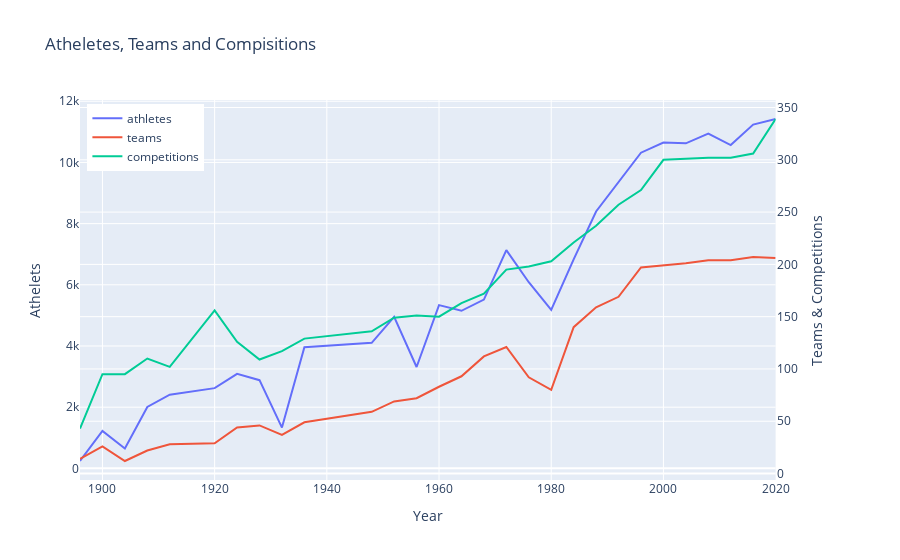

The notebook cell this image was saved under:
### Markdown cell above
## Athletes, Teams or Competitions
Line chart to show *changing over time*

### Code cell
selected_years=[df['year'].min(), df['year'].max()]
fig = functions.bar_distribution_maker(df, selected_years, game_type="Summer")
fig.show()

### Figure 1 — Plotly figure (JSON) as saved in the notebook; plotly's stock layout.template omitted (floating-point values rounded to 4 significant figures)
{"data": [{"name": "athletes", "type": "scatter", "x": [1896, 1900, 1904, 1908, 1912, 1920, 1924, 1928, 1932, 1936, 1948, 1952, 1956, 1960, 1964, 1968, 1972, 1976, 1980, 1984, 1988, 1992, 1996, 2000, 2004, 2008, 2012, 2016, 2020], "xaxis": "x", "y": [241, 1226, 651, 2008, 2407, 2622, 3088, 2883, 1334, 3963, 4104, 4955, 3314, 5338, 5151, 5516, 7134, 6084, 5179, 6829, 8397, 9356, 10318, 10651, 10625, 10942, 10568, 11238, 11420], "yaxis": "y"}, {"name": "teams", "type": "scatter", "x": [1896, 1900, 1904, 1908, 1912, 1920, 1924, 1928, 1932, 1936, 1948, 1952, 1956, 1960, 1964, 1968, 1972, 1976, 1980, 1984, 1988, 1992, 1996, 2000, 2004, 2008, 2012, 2016, 2020], "xaxis": "x", "y": [14, 26, 12, 22, 28, 29, 44, 46, 37, 49, 59, 69, 72, 83, 93, 112, 121, 92, 80, 140, 159, 169, 197, 199, 201, 204, 204, 207, 206], "yaxis": "y2"}, {"name": "competitions", "type": "scatter", "x": [1896, 1900, 1904, 1908, 1912, 1920, 1924, 1928, 1932, 1936, 1948, 1952, 1956, 1960, 1964, 1968, 1972, 1976, 1980, 1984, 1988, 1992, 1996, 2000, 2004, 2008, 2012, 2016, 2020], "xaxis": "x", "y": [43, 95, 95, 110, 102, 156, 126, 109, 117, 129, 136, 149, 151, 150, 163, 172, 195, 198, 203, 221, 237, 257, 271, 300, 301, 302, 302, 306, 339], "yaxis": "y2"}], "layout": {"legend": {"title": {}, "x": 0.01, "xanchor": "left", "y": 0.99, "yanchor": "top"}, "title": {"text": "Atheletes, Teams and Compisitions"}, "xaxis": {"anchor": "y", "domain": [0, 0.94], "title": {"text": "Year"}}, "yaxis": {"anchor": "x", "domain": [0, 1], "title": {"text": "Athelets"}}, "yaxis2": {"anchor": "x", "overlaying": "y", "side": "right", "title": {"text": "Teams & Competitions"}}}}
